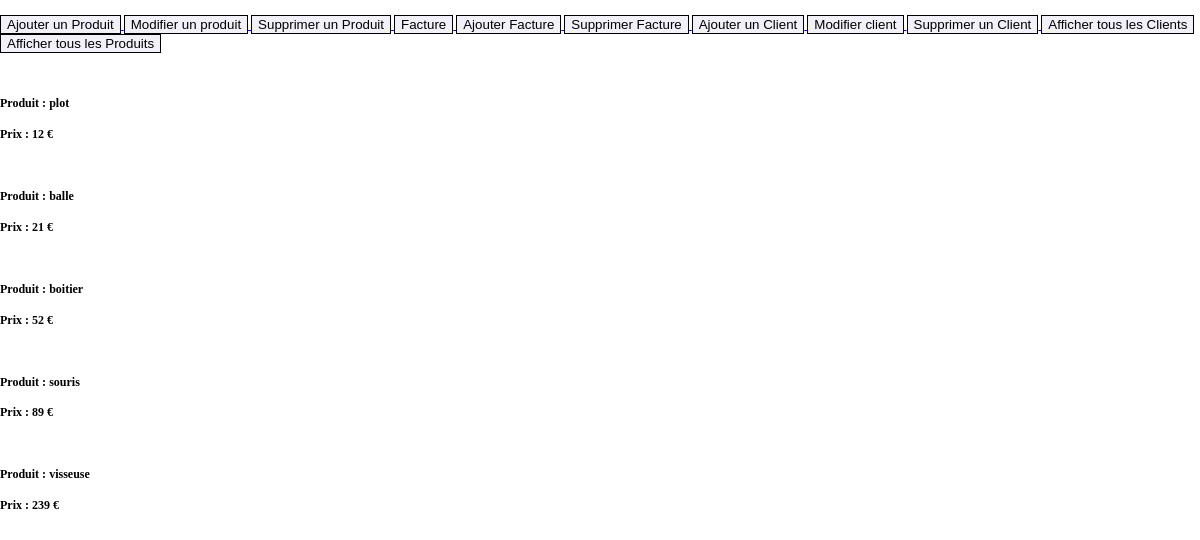
The app's page /AfficherProduit.php with its own data.
### tables this page shows
CREATE TABLE `produits` (
  `NumProduit` int(11) NOT NULL,
  `Des` varchar(255) NOT NULL,
  `PUHT` int(11) NOT NULL
);

### AfficherProduit.php (the view, shortened to what this page needs)
<?php include('header.php'); ?>
<?php
	try
	{
		$bdd = new PDO('mysql:host=localhost;dbname=facturef2b', 'root', 'ludus');
	}
	catch (Exception $e)
	{
	        die('Erreur : ' . $e->getMessage());
	}
	$reponse = $bdd->query('SELECT * FROM produits ORDER BY PUHT ASC');
	while ($donnees = $reponse->fetch()){
	?>
	<h4>Produit : <?php echo $donnees['Des'];?> </h4>
		<h4>Prix : <?php echo $donnees['PUHT'];?> €</h4>
	<?php
	}
?>

### records on screen
produits: Des "plot", PUHT "12"
produits: Des "balle", PUHT "21"
produits: Des "boitier", PUHT "52"
produits: Des "souris", PUHT "89"
produits: Des "visseuse", PUHT "239"
